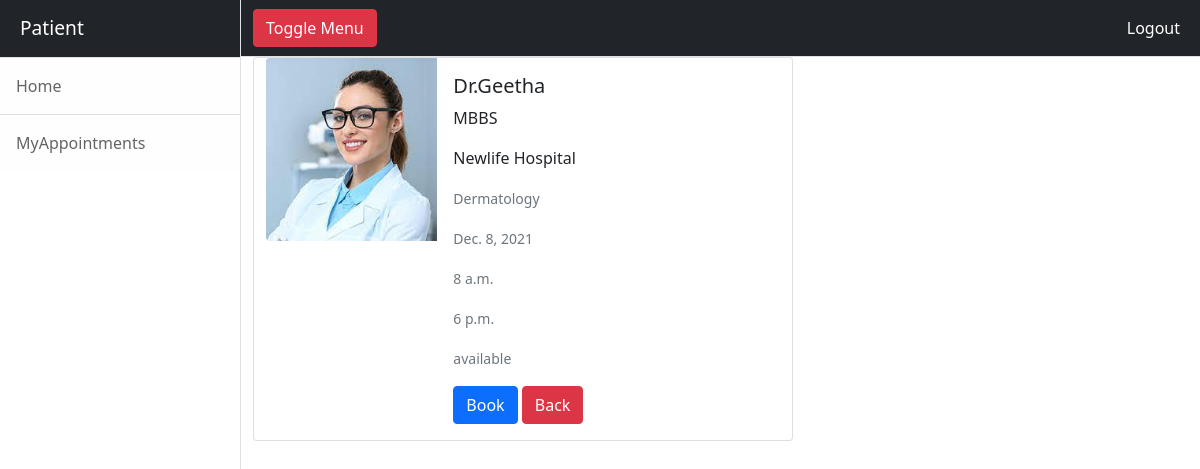
The page /patient/doctors/1 (signed in) on the database its author committed.
### doctor/models.py (models this page shows)
class Doctors(models.Model):
    doctor_name=models.CharField(max_length=120)
    doctor_info=models.CharField(max_length=50)
    specialization=models.CharField(max_length=100)
    image=models.ImageField(upload_to="images")
    hospital_name=models.CharField(max_length=100)
    date=models.DateField()
    start_time=models.TimeField()
    end_time=models.TimeField()
    availability=models.CharField(max_length=50)

### patient/views.py (the view)
# urls.py: path("doctors/<int:pk>", views.DoctorDetail.as_view(), name="doctordetail"),
@method_decorator(signin_required,name="dispatch")
class DoctorDetail(DetailView):
    template_name = "patient/doctor_detail.html"
    model = Doctors
    context_object_name = "doctor"
    pk_url_kwarg = 'pk'

### patient/templates/patient/doctor_detail.html
<!DOCTYPE html>
{%extends 'patient/base.html'%}
{%block body_block%}
<div class="container-fluid">
    <div class="row">
        <div class="card mb-3" style="max-width: 540px;">
            <div class="row g-0">
                <div class="col-md-4">
                    <img src="{{doctor.image.url}}" class="img-fluid rounded-start" alt="...">
                </div>
                <div class="col-md-8">
                    <div class="card-body">
                        <h5 class="card-title">{{doctor.doctor_name}}</h5>
                        <p class="card-text">{{doctor.doctor_info}}</p>
                        <p class="card-text">{{doctor.hospital_name}}</p>
                        <p class="card-text"><small class="text-muted">{{doctor.specialization}}</small></p>
                        <p class="card-text"><small class="text-muted">{{doctor.date}}</small></p>
                        <p class="card-text"><small class="text-muted">{{doctor.start_time}}</small></p>
                        <p class="card-text"><small class="text-muted">{{doctor.end_time}}</small></p>
                        <p class="card-text"><small class="text-muted">{{doctor.availability}}</small></p>
                        <a href="{%url 'book' doctor.id%}" class="btn btn-primary">Book</a>
                        <a href="{%url 'patienthome'%}" class="btn btn-danger">Back</a>
                    </div>
                </div>
            </div>
        </div>
    </div>
</div>
</div>
{%endblock%}

### rows shown on the page
Doctors: image (picture), doctor_name "Dr.Geetha", doctor_info "MBBS", hospital_name "Newlife Hospital", specialization "Dermatology", date "Dec. 8, 2021", start_time "8 a.m.", end_time "6 p.m.", availability "available"
